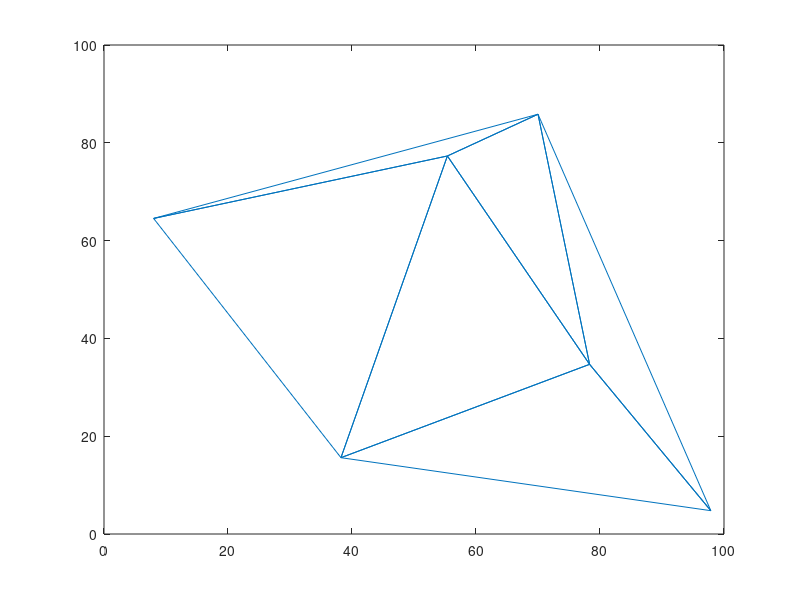

Recreate this plot in MATLAB. (Note: this script raises an error after producing the figure.)
%% Build2Dmeshinfocpp
%
% Computes the connectivity of the mesh. This function generates the matrix
% _*B*_ of function <ParticleTracking_main_help.html
% ParticleTracking_main> function. This function is written in c therefore needs to be
% compiled first. *NOTE: THIS FUNCTION WORKS ON TRIANGULAR MESHES ONLY*.
%
% 
%
%% Usage
% B = Build2Dmeshinfocpp(MSH)
%
%%%
% *VERY IMPORTANT NOTE: The number of rows must be equal to the number of nodes 
% per elements and the number of columns have to be equal to the number of elements
% of the mesh. Therefore the input argument is usually the transpose of the 
% mesh matrix (see the example below)*
%
%% Input:
% _*MSH*_ : [Npel x Nel] is the 2D mesh, where Nel is
% the number of 2D elements and Npel is the number of dof per element
%
%% Output:
% _*B*_ : is the element connectivity of the 2D Mesh.
%
%% Example
% Let's first create a small hypothetical mesh.
p = 100*rand(6,2);
MSH = delaunay(p(:,1), p(:,2))
triplot(MSH, p(:,1), p(:,2));
%%
% Now we will create the connectivity of the mesh. Note that the input is
% the transpose of the mesh generated by the delaunay function
B = Build2Dmeshinfocpp(MSH')
%%
% The j column of _*B*_ has the indices of the mesh elements connected with the
% j element in _*MSH*_. The first row of B shows which element is connected to 
% the first side element j, e.g the side MSH(j,1) - MSH(j,2) nodes.
% The second row shows which element is connected to the second side of the 
% j element MSH(j, 2) - MSH(j,,3) and so on so forth. When the index is
% zero, there is no element conected to that side.